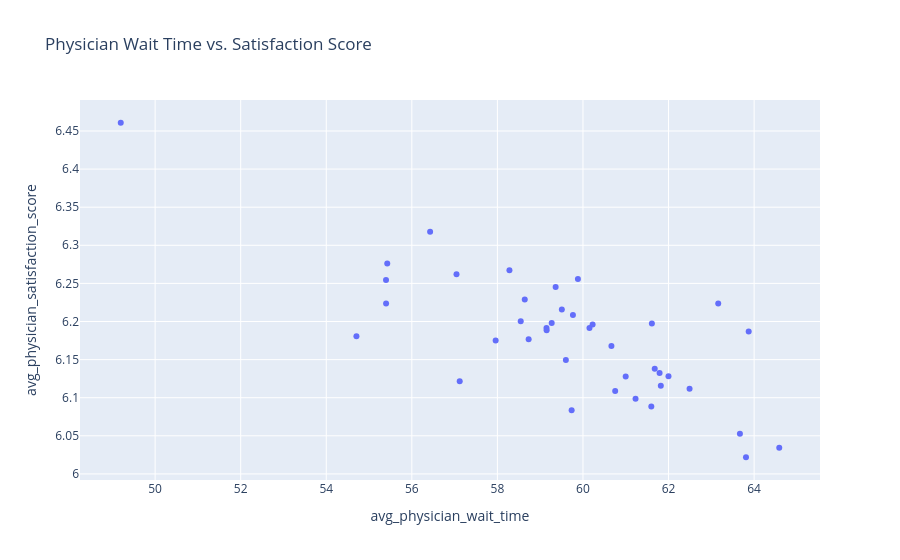

Source (notebook cell):
### Markdown cell above
**Scatter Plot Visualiztion:Physician Wait Time vs. Satisfaction Score**

### Code cell
fig=px.scatter(
    data_frame=dfPhysicianMetricsGr,
    x="avg_physician_wait_time",
    y="avg_physician_satisfaction_score",
    title="Physician Wait Time vs. Satisfaction Score"
)
fig.show()

### Figure 1 — Plotly figure (JSON) as saved in the notebook; plotly's stock layout.template omitted (floating-point values rounded to 4 significant figures)
{"data": [{"hovertemplate": "avg_physician_wait_time=%{x}<br>avg_physician_satisfaction_score=%{y}<extra></extra>", "legendgroup": "", "marker": {"color": "#636efa", "symbol": "circle"}, "mode": "markers", "name": "", "orientation": "v", "showlegend": false, "type": "scatter", "x": [58.64, 63.16, 55.4, 58.73, 63.81, 61.6, 55.4, 59.51, 57.12, 58.28, 57.96, 63.67, 60.66, 60.23, 58.54, 59.27, 62.0, 60.15, 63.87, 55.43, 61.0, 61.79, 61.68, 59.36, 59.15, 56.43, 60.75, 59.15, 59.74, 59.77, 54.71, 61.23, 57.04, 64.59, 62.49, 61.82, 49.2, 61.61, 59.88, 59.6], "xaxis": "x", "y": [6.229, 6.224, 6.254, 6.177, 6.022, 6.089, 6.224, 6.216, 6.121, 6.267, 6.175, 6.053, 6.168, 6.196, 6.2, 6.198, 6.128, 6.192, 6.187, 6.276, 6.128, 6.133, 6.138, 6.245, 6.191, 6.318, 6.109, 6.188, 6.084, 6.208, 6.181, 6.099, 6.262, 6.034, 6.112, 6.116, 6.461, 6.197, 6.256, 6.15], "yaxis": "y"}], "layout": {"legend": {"tracegroupgap": 0}, "title": {"text": "Physician Wait Time vs. Satisfaction Score"}, "xaxis": {"anchor": "y", "domain": [0, 1], "title": {"text": "avg_physician_wait_time"}}, "yaxis": {"anchor": "x", "domain": [0, 1], "title": {"text": "avg_physician_satisfaction_score"}}}}
